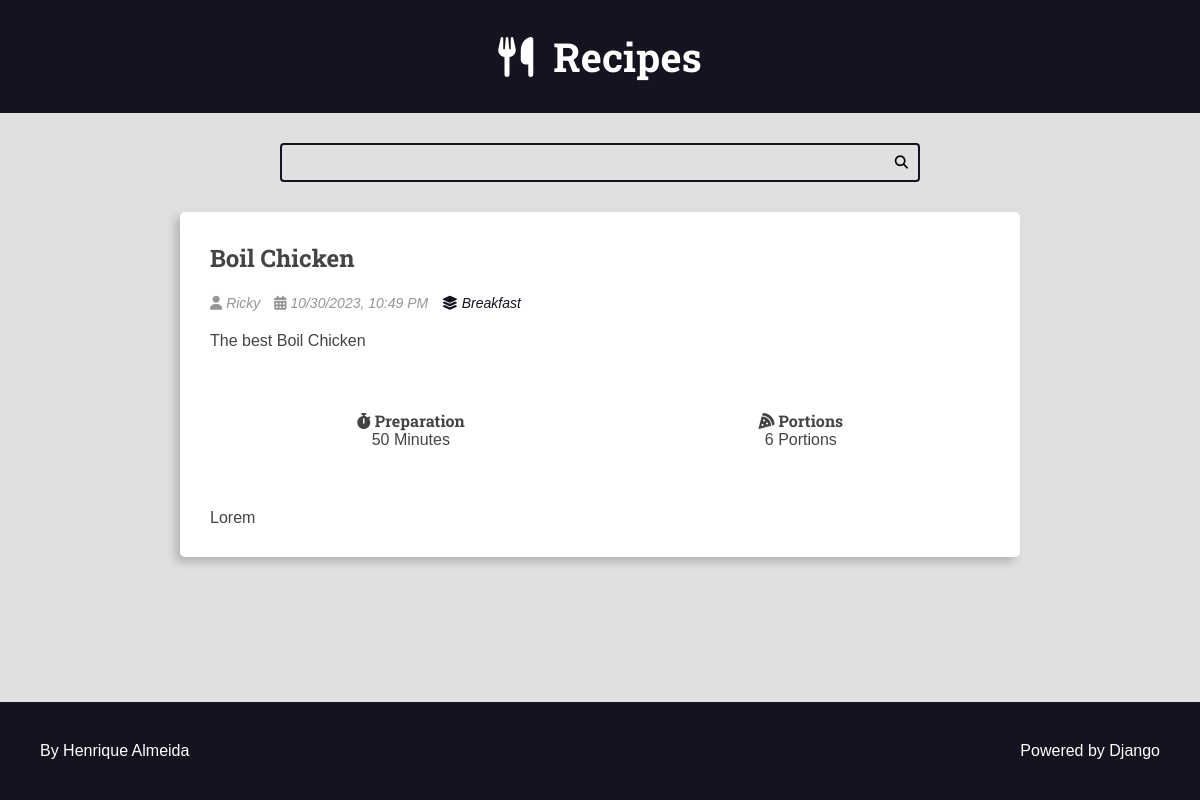
Screenshot of /recipes/10/ with the database file from the repository.
### recipes/models.py (models this page shows, shortened)
class Recipe(models.Model):
    title = models.CharField(max_length=65)
    description = models.CharField(max_length=165)
    slug = models.SlugField(unique=True)
    preparation_time = models.IntegerField()
    preparation_time_unit = models.CharField(max_length=65)
    servings = models.IntegerField()
    servings_unit = models.CharField(max_length=65)
    preparation_steps = models.TextField()
    preparation_steps_is_html = models.BooleanField(default=False)
    created_at = models.DateTimeField(auto_now_add=True)
    updated_at = models.DateTimeField(auto_now=True)
    is_published = models.BooleanField(default=False)
    cover = models.ImageField(
        upload_to='recipes/covers/%Y/%m/%d/', blank=True, default=''
    )
    category = models.ForeignKey(
        Category, on_delete=models.SET_NULL, null=True, blank=True,
        default=None,
    )
    author = models.ForeignKey(
        User, on_delete=models.SET_NULL, null=True, blank=True, default=None,
    )

class Category(models.Model):
    name = models.CharField(max_length=65)

### recipes/views.py (the view)
# urls.py: path('recipes/<int:id>/', views.recipe, name='recipe'),
def recipe(request, id):
    recipe = get_object_or_404(Recipe, pk=id, is_published=True,)
    context = {
        'recipe': recipe,
        'is_detail_page': True,
    }
    return render(request, 'recipes/pages/recipe-view.html', context=context)

### recipes/templates/recipes/pages/recipe-view.html (shortened to what this page needs)
{% extends 'global/base.html' %}
{% block content %}
    <div class="main-content main-content-detail container">
      {% include 'recipes/partials/recipe.html' %}
    </div>
{% endblock content %}

### base_templates/global/base.html (shortened to what this page needs)
<!DOCTYPE html>
<html lang="en">
<head>
  {% include 'recipes/partials/head.html' %}
</head>
<body>
  {% include 'recipes/partials/header.html' %}
  {% include 'recipes/partials/search.html' %}
  <main class="content-container">
    {% block content %}{% endblock content %}
  </main>
  {% include 'recipes/partials/footer.html' %}
</body>
</html>

### recipes/templates/recipes/partials/head.html (shortened to what this page needs)
{% load static %}
  <link rel="stylesheet" href="https://cdnjs.cloudflare.com/ajax/libs/font-awesome/6.4.0/css/all.min.css"
 />
  <link rel="stylesheet" href="https://cdnjs.cloudflare.com/ajax/libs/font-awesome/6.4.0/css/brands.min.css"
 />
  <link rel="stylesheet" href="https://cdnjs.cloudflare.com/ajax/libs/font-awesome/6.4.0/css/solid.min.css"
 />
  <link rel="stylesheet" href="{% static 'recipes/css/styles.css' %}">

### recipes/templates/recipes/partials/header.html
<header class="main-header-container">
  <div class="main-header container">
    <h1>
      <a class='main-logo' href="{% url 'recipes:home' %}">
        <i class="fas fa-utensils main-logo-icon"></i>
        <span class="main-logo-text">Recipes</span>
      </a>
    </h1>
  </div>
</header>

### recipes/templates/recipes/partials/search.html
<div class="search-container">
  <div class="container">
    <form action="{% url "recipes:search" %}" method='GET' class="search-form">
      <input type="search" name="q" class="search-input" value="{{ search_term }}" required>
      <button type="submit" class="search-button"><i class="fas fa-search"></i></button>
    </form>
  </div>
</div>

### recipes/templates/recipes/partials/recipe.html (shortened to what this page needs)
<div class="recipe recipe-list-item">
  <div class="recipe-title-container">
    <h2 class="recipe-title">
      <a href="{% url 'recipes:recipe' recipe.id %}">
        {{ recipe.title }}
      </a>
    </h2>
  </div>
  <div class="recipe-author">
    {% if recipe.author.first_name is not None%}
    <span class="recipe-author-item">
      <i class="fas fa-user"></i>
      {% if recipe.author.first_name %}
      {{ recipe.author.first_name }} {{ recipe.author.last_name }}
      {% else %}
      {{ recipe.author.username}}
      {% endif %}
    </span>
    {% endif %}
    <span class="recipe-author-item">
      <i class="fas fa-calendar-alt"></i>
      {{ recipe.created_at|date:"m/d/Y" }}, {{ recipe.created_at|date:'h:i A' }}
    </span>
    {% if recipe.category is not None %}
    <span class="recipe-author-item">
      <a href="{% url 'recipes:category' recipe.category.id%}">
        <i class="fas fa-layer-group"></i>
        <span>{{ recipe.category.name }}</span>
      </a>
    </span>
    {% endif %}
  </div>
  <div class="recipe-content">
    <p>{{ recipe.description }}</p>
  </div>
  <div class="recipe-meta-container">
    <div class="recipe-meta recipe-preparation">
      <h3 class="recipe-meta-title"><i class="fas fa-stopwatch"></i> Preparation</h3>
      <div class="recipe-meta-text">
        {{ recipe.preparation_time }} {{ recipe.preparation_time_unit }}
      </div>
    </div>
    <div class="recipe-meta recipe-servings">
      <h3 class="recipe-meta-title"><i class="fas fa-pizza-slice"></i> Portions</h3>
      <div class="recipe-meta-text">
        {{ recipe.servings }} {{ recipe.servings_unit }}
      </div>
    </div>
  </div>
  {% if is_detail_page %}
  <div class="preparation-steps">
    {{ recipe.preparation_steps|safe }}
  </div>
  {% endif %}
</div>

### recipes/templates/recipes/partials/footer.html
<footer class='main-footer'>
  <div class="developer">
    <a href="/" target="_blank" rel="noreferrer noopener">By Henrique Almeida</a>
  </div>
  <div class="powered">
    <a href="https://www.djangoproject.com/" target="_blank" rel="noreferrer noopener">
      Powered by Django
    </a>
  </div>
</footer>

### recipes/static/recipes/css/styles.css (style rules this page uses)
:root { --color-primary: #269fe6; --color-primary-hover: #2086c2; --color-primary-dark: #13141f; --color-primary-dark-hover: #212336; --color-primary-light: #d4ecfa; --color-primary-light-hover: #bdd8e7; --color-white: #fff; --color-black: #000; --color-dark-text: #444; --color-info-light: #cce5ff; --color-debug-light: #cce5ff; --color-success-light: #d4edda; --color-alert-light: #fff3cd; --color-warning-light: #fff3cd; --color-error-light: #f8d7da; --color-info-dark: #4d86c4; --color-debug-dark: #4d86c4; --color-success-dark: #4a9c5d; --color-alert-dark: #927f40; --color-warning-dark: #927f40; --color-error-dark: #da525d; --color-gray-0: #f9f9f9; --color-gray-1: #e0e0e0; --color-gray-2: #c7c7c7; --color-gray-3: #aeaeae; --color-gray-4: #959595; --color-gray-5: #7d7d7d; --color-gray-6: #646464; --color-gray-7: #4b4b4b; --color-gray-8: #323232; --color-gray-9: #191919; --font-primary: sans-serif; --font-headings: 'Roboto Slab', serif; --spacing-gutter-medium: 3rem; --spacing-gutter-large: 4rem; }
* { padding: 0; margin: 0; box-sizing: border-box; }
html { font-size: 62.5%; height: 100%; min-height: 100%; }
body { font-size: 1.6rem; font-family: var(--font-primary); background: var(--color-gray-1); color: var(--color-dark-text); display: flex; flex-direction: column; min-height: 100% }
h1, h2, h3, h4, h5, h6 { font-family: var(--font-headings); }
.container { max-width: 144rem; margin: 0 auto; padding: var(--spacing-gutter-medium); }
.main-header-container { background: var(--color-primary-dark); }
.main-logo { font-size: 4rem; color: var(--color-white); text-decoration: none; display: flex; flex-flow: row nowrap; align-items: center; justify-content: center; width: fit-content; margin: 0 auto; }
.main-logo-icon { margin-right: 2rem; }
.search-form { border: .2rem solid var(--color-primary-dark); max-width: 64rem; margin: 0 auto; border-radius: .4rem; position: relative; transition: all 300ms ease-in-out; }
.search-input, .search-button { border: none; background: none; outline: none; padding: 1rem; transition: all 300ms ease-in-out; }
.search-input { width: 100%; padding-right: 3rem; }
.search-button { position: absolute; top: 0; right: 0; }
.main-content { padding-top: 0; }
.recipe { background: var(--color-white); box-shadow: -5px 5px 10px rgba(0, 0, 0, .2); transform: scale(1); transition: all 300ms ease-in-out; border-radius: .5rem; overflow: hidden; }
.recipe-list-item { max-width: 64rem; height: fit-content; }
.recipe-title-container { padding: var(--spacing-gutter-medium); padding-bottom: 2rem; }
.recipe-title-container a { text-decoration: none; color: var(--color-dark-text); }
.recipe-author { padding: 0 var(--spacing-gutter-medium); }
.recipe-content { padding: var(--spacing-gutter-medium); padding-top: 2rem; }
.recipe-author-item { color: var(--color-gray-4); margin-right: 1rem; font-style: italic; font-size: 1.4rem; }
.recipe-author a { color: var(--color-primary-dark); transition: all 300ms ease-in-out; text-decoration: none; }
.recipe-meta-container { display: flex; flex-flow: row wrap; padding: var(--spacing-gutter-medium); }
.recipe-meta { display: flex; flex-flow: column nowrap; flex-shrink: 1; flex-grow: 1; text-align: center; }
.recipe-meta-title { font-size: 1.6rem; }
.main-content-detail .recipe-list-item { max-width: 84rem; margin: 0 auto; }
.preparation-steps { padding: var(--spacing-gutter-medium); }
.main-footer { display: flex; align-items: center; justify-content: space-between; background: var(--color-primary-dark); color: var(--color-white); padding: var(--spacing-gutter-large); margin-top: auto; }
.main-footer a { color: var(--color-white); text-decoration: none; transition: all 300ms ease-in-out; }

### rows the page displays
Recipe: title "Boil Chicken", author.first_name "Ricky", created_at "10/30/2023", created_at "10:49 PM", category.name "Breakfast", description "The best Boil Chicken", preparation_time "50", preparation_time_unit "Minutes", servings "6", servings_unit "Portions", preparation_steps "Lorem"
